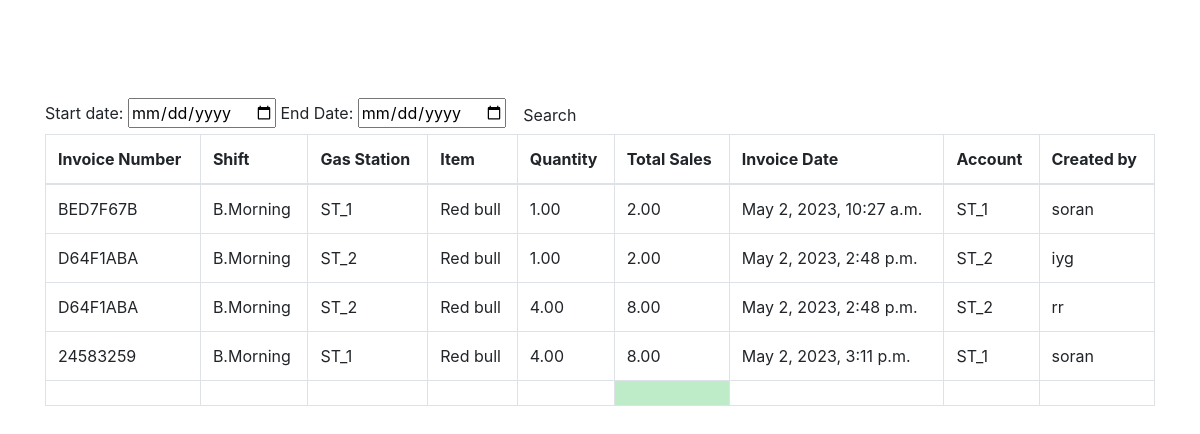
The app's page /sales_report (signed in), older data.
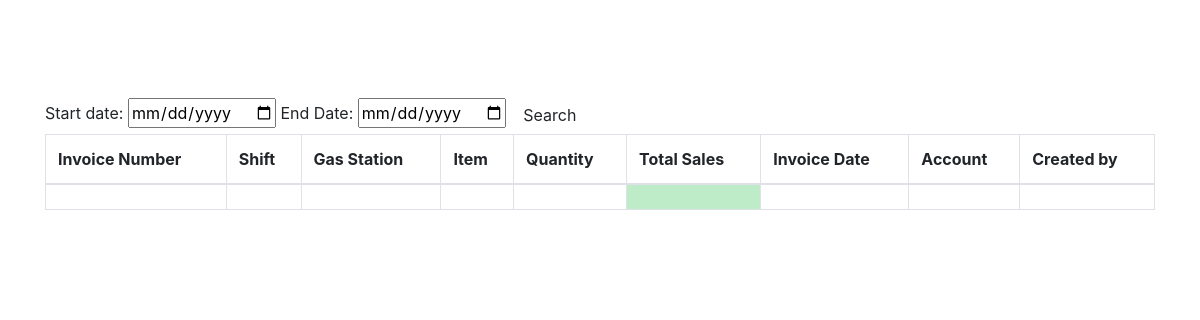
The same page, newer data.
### station/models.py (models this page shows, shortened)
class Sales(models.Model):
    sales_invoice = models.ForeignKey(S_Invoice, on_delete=models.CASCADE, related_name='sales')
    gas_station = models.ForeignKey(GasStation, on_delete=models.CASCADE, related_name='sales')
    item = models.ForeignKey(Item, on_delete=models.CASCADE)
    quantity = models.DecimalField(default=0, max_digits=20, decimal_places=2, validators=[MinValueValidator(1)])
    total_amount = models.DecimalField(max_digits=20, decimal_places=2, default=0, editable=False)
    sale_date = models.DateField(auto_now_add=True)
    note = models.CharField(null=False, verbose_name="Write your name", max_length=50)
    class Meta:
        verbose_name_plural = 'بەشی فروشتن'

class S_Invoice(models.Model):
    invoice_number = models.CharField(max_length=8, unique=True, editable=False)
    shift = models.CharField(max_length=20, blank=True, null=True)
    sale_invoice_date = models.DateTimeField(verbose_name='Invoice Date', auto_now_add=True)
    def get_station_numbers(self):
        station_numbers = [sale.gas_station.station for sale in self.sales.all()]
        print(f"station_numbers: {station_numbers}")
        station_numbers = list(set(station_numbers))
        print(f"station_numbers (unique): {station_numbers}")
        station_numbers = [str(station) for station in station_numbers]
        print(f"station_numbers (as strings): {station_numbers}")
        return ", ".join(station_numbers)
    get_station_numbers.short_description = "Station Numbers"
    class Meta:
        verbose_name_plural = 'بفرۆشە'

class GasStation(models.Model):
    user = models.ManyToManyField(User)
    station = models.ForeignKey(station, on_delete=models.CASCADE)
    address = models.CharField(max_length=255)
    city = models.CharField(max_length=255)
    state = models.CharField(max_length=2)
    zip_code = models.CharField(max_length=10)
    def __str__(self):
        return str(self.station)
    class Meta:
        verbose_name_plural = 'وێستگەو بەكارهێنەرەكان'

class station(models.Model):
    name = models.CharField(max_length=255)
    def __str__(self):
        return self.name
    class Meta:
        verbose_name_plural = 'وێستگەكان'

class Item(models.Model):
    name = models.CharField(max_length=255)
    price = models.PositiveIntegerField(default=1)
    set_property = models.PositiveIntegerField(default=1)
    production_date = models.DateField(auto_now_add=True)
    expire_date = models.DateField(auto_now_add=True)
    class Meta:
        verbose_name_plural = 'مواد'

### station/views.py (the view)
# urls.py: path('sales_report', views.sales_report, name="sales_report"),
@login_required()
def sales_report(request):
    if request.user.groups.filter(
            name__in=['Admin', 'Finance', 'Marketing']).exists() or request.user.is_superuser:
        s_reports = Sales.objects.select_related()
        myFilter = Sales_Filter(request.GET, queryset=s_reports)
        s_reports = myFilter.qs
        context = {'s_reports': s_reports, 'myFilter': myFilter}
        return render(request, 'station/reports/sales_report.html', context)
    else:
        message = "You do not have permission to access this page."
        return render(request, 'station/reports/permission_denied.html', {'message': message})

### station/templates/station/reports/sales_report.html (shortened to what this page needs)
{% extends 'station/base.html' %}
{% block content %}
    <form class="form-a">
        Start date: <input type="date" value={{ myFilter.form.max_date }}</input>
        End Date: <input type="date" value={{ myFilter.form.min_date }}</input>
        <button type="submit" class="btn btn-b">Search</button>
    </form>
    <table class="table table-bordered" id="sale">
        <thead>
        <tr>
            <th>Invoice Number</th>
            <th>Shift</th>
            <th>Gas Station</th>
            <th>Item</th>
            <th>Quantity</th>
            <th>Total Sales</th>
            <th>Invoice Date</th>
            <th>Account</th>
            <th>Created by</th>
        </tr>
        </thead>
        <tbody>
        {% for i in s_reports %}
            <tr>
                <td>{{ i.sales_invoice.invoice_number }}</td>
                <td>{{ i.sales_invoice.shift }}</td>
                <td>{{ i.gas_station }}</td>
                <td>{{ i.item.name }}</td>
                <td>{{ i.quantity }}</td>
                <td>{{ i.total_amount }}</td>
                <td>{{ i.sales_invoice.sale_invoice_date }}</td>
                <td>{{ i.gas_station.station }}</td>
                <td>{{ i.note }}</td>
            </tr>
        {% endfor %}
        </tbody>
        <tfoot>
        <th></th>
        <th></th>
        <th></th>
        <th></th>
        <th></th>
        <th style="background-color: #beecc8"></th>
        <th></th>
        <th></th>
        <th></th>
        </tfoot>
    </table>
{% endblock %}

### station/templates/station/base.html (shortened to what this page needs)
<!doctype html>
<html lang="en">
<head>
    <link rel="stylesheet" href="https://cdn.jsdelivr.net/npm/bootstrap@4.3.1/dist/css/bootstrap.min.css"
>
</head>
<body>
<br>
<br><br><br>
<div class="container">
    {% block content %}
    {% endblock %}
</div>
<link rel="stylesheet" type="text/css" href="https://cdn.datatables.net/1.11.5/css/jquery.dataTables.css">
</body>
</html>

### station/templates/station/reports/sales_report.html (style rules this page uses)
table, th, td { border: 0.5px solid; }

Row changes from the older to the newer data that the page shows:
removed Sales: sales_invoice.invoice_number "BED7F67B", sales_invoice.shift "B.Morning", gas_station "ST_1", item.name "Red bull", quantity "1.00", total_amount "2.00", sales_invoice.sale_invoice_date "May 2, 2023, 10:27 a.m.", gas_station.station "ST_1", note "soran"
removed Sales: sales_invoice.invoice_number "D64F1ABA", sales_invoice.shift "B.Morning", gas_station "ST_2", item.name "Red bull", quantity "1.00", total_amount "2.00", sales_invoice.sale_invoice_date "May 2, 2023, 2:48 p.m.", gas_station.station "ST_2", note "iyg"
removed Sales: sales_invoice.invoice_number "D64F1ABA", sales_invoice.shift "B.Morning", gas_station "ST_2", item.name "Red bull", quantity "4.00", total_amount "8.00", sales_invoice.sale_invoice_date "May 2, 2023, 2:48 p.m.", gas_station.station "ST_2", note "rr"
removed Sales: sales_invoice.invoice_number "24583259", sales_invoice.shift "B.Morning", gas_station "ST_1", item.name "Red bull", quantity "4.00", total_amount "8.00", sales_invoice.sale_invoice_date "May 2, 2023, 3:11 p.m.", gas_station.station "ST_1", note "soran"
